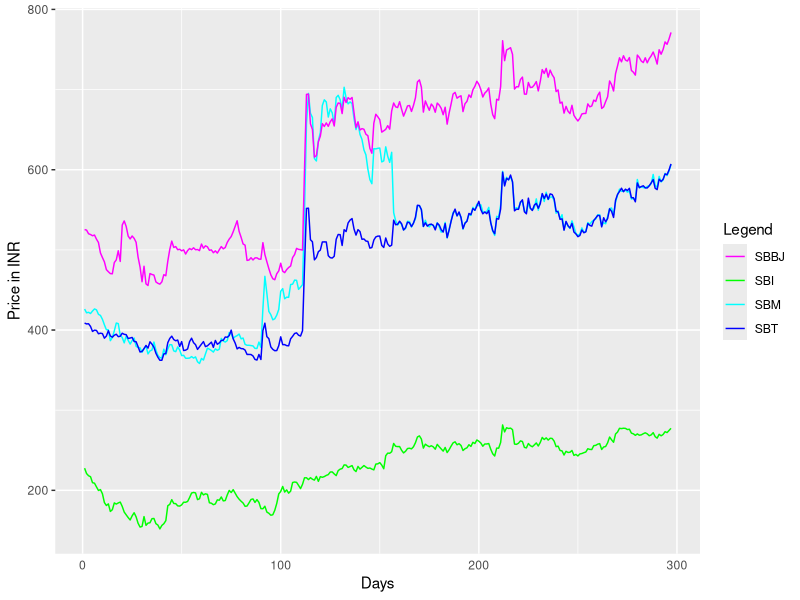

This figure's R source:
require(ggplot2)
data <- read.csv("data/price.csv")

cols <- c("SBM"="cyan","SBT"="blue","SBI"="green", "SBBJ" = "magenta")

g <- ggplot(data, aes(id))
g <- g + geom_line(aes(y=sbm, color="SBM"))
g <- g + geom_line(aes(y=sbt, color="SBT"))
g <- g + geom_line(aes(y=sbi, color="SBI"))
g <- g + geom_line(aes(y=sbbj, color="SBBJ"))
g <- g + scale_colour_manual(name="Legend",values=cols)
g <- g + ylab("Price in INR") + xlab("Days")+ theme(axis.ticks.x=element_blank())
g